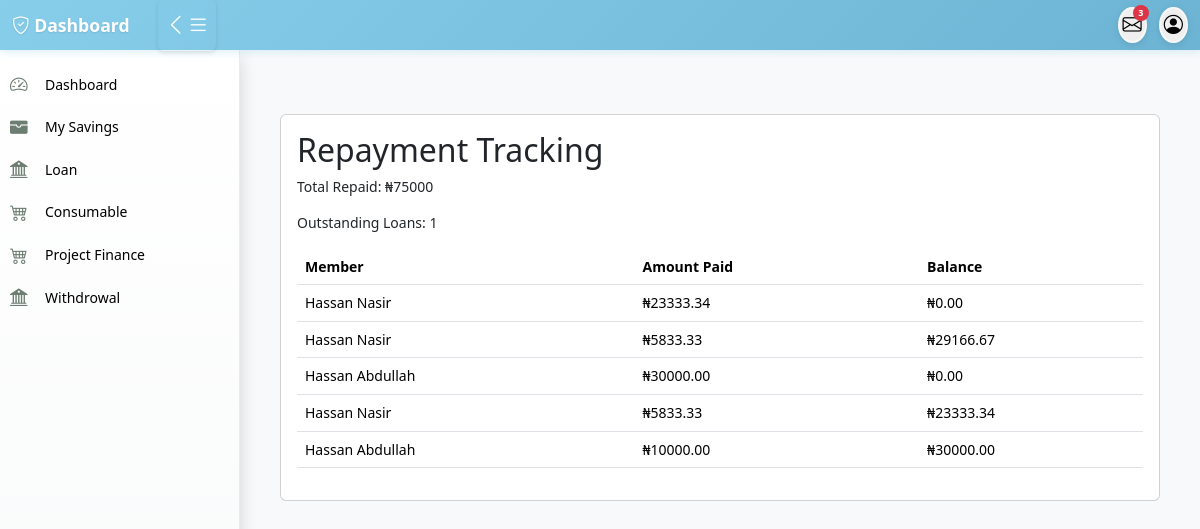
Page /loan/repayments/ on the committed database.
### loan/models.py (models this page shows, shortened)
class LoanRepayback(models.Model):
    loan_request = models.ForeignKey(LoanRequest, on_delete=models.CASCADE, related_name="repaybacks")
    repayment_date = models.DateField()
    amount_paid = models.DecimalField(max_digits=10, decimal_places=2)
    balance_remaining = models.DecimalField(max_digits=10, decimal_places=2)
    comment = models.TextField(max_length=200,blank=True,null=True)
    created_by = models.ForeignKey(User,on_delete=models.CASCADE)

class LoanRequest(models.Model):
    member = models.ForeignKey(Member, on_delete=models.CASCADE, related_name="loan_requests")
    loan_type = models.ForeignKey(LoanType, on_delete=models.SET_NULL, null=True, blank=True)
    amount = models.DecimalField(max_digits=10, decimal_places=2)
    approved_amount = models.DecimalField(max_digits=10, decimal_places=2, null=True, blank=True)
    loan_term_months = models.PositiveIntegerField()
    application_date = models.DateField(default=today_date)
    approval_date = models.DateField(null=True, blank=True)
    status = models.CharField(max_length=20,choices=[ ("pending", "Pending"),("approved", "Approved"),("rejected", "Rejected"),  ("Fullpaid", "Fullpaid") ], default="pending",)
    rejection_reason = models.TextField(blank=True, null=True)
    file_one = models.ImageField(upload_to='file_one', blank=True, null=True)
    bank_name = models.ForeignKey(BankName,on_delete=models.CASCADE)
    bank_code = models.ForeignKey(BankCode,on_delete=models.CASCADE)
    account_number  = models.CharField(max_length=100)
    guarantor = models.ForeignKey(Member, on_delete=models.SET_NULL, null=True, blank=True, related_name="guaranteed_loans")
    guarantor_accepted = models.BooleanField(default=False)
    created_by = models.ForeignKey(User,on_delete=models.CASCADE)
    approved_by = models.ForeignKey(User, on_delete=models.SET_NULL, null=True, blank=True, related_name='approved_loan')
    date_created = models.DateTimeField(auto_now_add=True)
    class Meta:
        constraints = [
            models.CheckConstraint(
                check=models.Q(approved_amount__lte=models.F('amount')),
                name='approved_amount_not_greater_than_requested'
            ),
        ]

### accounts/models.py (models this page shows, shortened)
class Member(models.Model):
    member = models.OneToOneField(User, on_delete=models.CASCADE, null=True, blank=True,related_name='member')
    ippis = models.IntegerField(unique=True)  # Required and unique
    total_savings = models.DecimalField(max_digits=12, decimal_places=2, blank=True, null=True)

class User(AbstractUser):
    first_name = models.CharField(max_length=100)
    last_name = models.CharField(max_length=100)
    other_name = models.CharField(max_length=100,blank=True,null=True)
    date_of_birth = models.DateField(blank=True,null=True)
    username = models.CharField(max_length=100, unique=True)
    savings = models.IntegerField(blank=True,null=True)
    account_type = models.CharField(max_length=100,blank=True,null=True)
    department = models.CharField(max_length=100)
    unit = models.CharField(max_length=100,blank=True,null=True)
    gender = models.ForeignKey(Gender, on_delete=models.CASCADE, blank=True, null=True)
    group = models.ForeignKey(UserGroup, on_delete=models.CASCADE, blank=True, null=True)
    marital_status = models.ForeignKey(MaritalStatus,on_delete=models.SET_NULL, null=True, blank=True)
    religion = models.ForeignKey(Religion, on_delete=models.SET_NULL, null=True, blank=True,)
    passport = models.ImageField(upload_to='passport', blank=True, null=True)
    phone1 = models.CharField(max_length=15,null=True, blank=True)
    phone2 = models.CharField(max_length=15, null=True, blank=True)
    email = models.EmailField(blank=True, null=True)
    member_number = models.CharField(max_length=100)

### loan/views.py (the view)
# urls.py: path('loan/repayments/', views.admin_repayment_tracking, name='admin_repayment_tracking'),
def admin_repayment_tracking(request):
    repayments_list = LoanRepayback.objects.select_related(
        'loan_request__member', 'loan_request__loan_type'
    ).order_by('-repayment_date')
    member_filter = request.GET.get('member')
    date_from = request.GET.get('date_from')
    date_to = request.GET.get('date_to')
    if member_filter:
        repayments_list = repayments_list.filter(loan_request__member_id=member_filter)
    if date_from:
        repayments_list = repayments_list.filter(repayment_date__gte=date_from)
    if date_to:
        repayments_list = repayments_list.filter(repayment_date__lte=date_to)
    paginator = Paginator(repayments_list, 100)
    page_number = request.GET.get('page')
    repayments = paginator.get_page(page_number)
    total_repaid = repayments_list.aggregate(Sum('amount_paid'))['amount_paid__sum'] or 0
    outstanding_loans = LoanRequest.objects.filter(status='approved').count()
    context = { 'repayments': repayments, 'total_repaid': total_repaid,'outstanding_loans': outstanding_loans,
        'members': Member.objects.all(),
        'current_member': member_filter, 'date_from': date_from,'date_to': date_to,
    }
    return render(request, 'loan/repayment_tracking.html', context)

### templates/loan/repayment_tracking.html
{% extends 'base/base.html' %}
{% block content %}
<div class="container mt-5">
    <div class="card">
        <div class="card-body">
            <h2>Repayment Tracking</h2>
<p>Total Repaid: ₦{{ total_repaid }}</p>
<p>Outstanding Loans: {{ outstanding_loans }}</p>
<div class="table-responsive">
<table class="table table-hover">
  <thead><tr>
    <th>Member</th>
    <th>Amount Paid</th>
    <th>Balance</th>
</tr>
</thead>
  <tbody>
    {% for r in repayments %}
    <tr>
      <td>{{ r.loan_request.member.member.first_name }} {{ r.loan_request.member.member.last_name }}</td>
      <td>₦{{ r.amount_paid }}</td>
      <td>₦{{ r.balance_remaining }}</td>
    </tr>
    {% endfor %}
  </tbody>
</table>
</div>
        </div>
    </div>
</div>
{% endblock content %}

### static/css/style.css (style rules this page uses)
:root { --sidebar-width: 240px; --sidebar-collapsed-width: 60px; --navbar-height: 50px; --primary-color: #cacadb; --primary-color: #5d5d81; --secondary-color: #4b4b6c; --accent-color: rgb(98, 145, 192); --success-color: #27ae60; --warning-color: #f39c12; --danger-color: #e74c3c; }
* { box-sizing: border-box; }
body { font-family: 'Segoe UI', Tahoma, Geneva, Verdana, sans-serif; background-color: #f8f9fa; margin: 0; padding: 0; font-size: 14px; line-height: 1.4; }

### rows in the picture
LoanRepayback: loan_request.member.member.first_name "Hassan", loan_request.member.member.last_name "Nasir", amount_paid "23333.34", balance_remaining "0.00"
LoanRepayback: loan_request.member.member.first_name "Hassan", loan_request.member.member.last_name "Nasir", amount_paid "5833.33", balance_remaining "29166.67"
LoanRepayback: loan_request.member.member.first_name "Hassan", loan_request.member.member.last_name "Abdullah", amount_paid "30000.00", balance_remaining "0.00"
LoanRepayback: loan_request.member.member.first_name "Hassan", loan_request.member.member.last_name "Nasir", amount_paid "5833.33", balance_remaining "23333.34"
LoanRepayback: loan_request.member.member.first_name "Hassan", loan_request.member.member.last_name "Abdullah", amount_paid "10000.00", balance_remaining "30000.00"

### other values in the picture
{{ total_repaid }} "75000"
{{ outstanding_loans }} "1"
